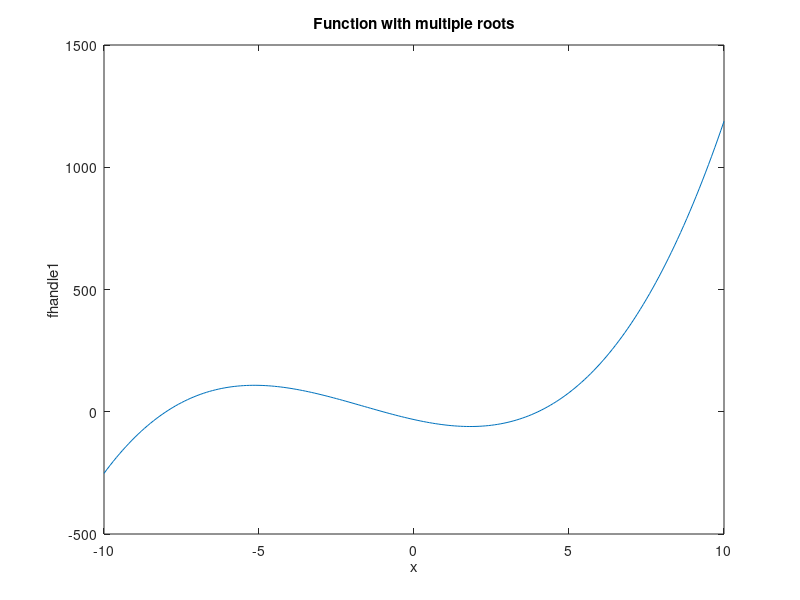

Recreate this plot in MATLAB. (Note: this script raises an error after producing the figure.)
% testfindroot

% Here is a function to find the root of
desiredroots1 = [4, -1, -8]; % the roots of the function, where we
% intend for the positive root at +4 to be found.
polywithroots1 = poly(desiredroots1); % coefficients of a corresponding polynomial

% The function handle is constructed from the coefficients here:
fhandle1 = @(x) polyval(polywithroots1, x); % a function with a handle
% the function above maybe called with fhandle(x), and has the desired
% roots. It also a function handle, meaning it can be sent to another
% function without needing the @f.

x = -10:0.1:10; % take a look at the function
plot(x, fhandle1(x)); 
xlabel('x'); ylabel('fhandle1'); title('Function with multiple roots');

abstol = 1e-5; % a tolerance to test for root finding; make sure this is
% greater than the tolerance used by findroot

% Here is another function that can cause trouble for findroot.
% This has a root at zero, but will not converge
fhandle2 = @(x) x.^(1/3); 

fhandle3 = @(x) [(x(1)-1); x(2).^3+1]; % roots at [1; -1]
%% Test case 1

x0 = 10; % an initial guess at the root
assert( abs(findroot(fhandle1, x0)  - desiredroots1(1)) < abstol, ...
    'Findroot does not satisfy tolerance');

%% Test case 2 "wrong" root

x0 = 0; % CHANGE this to a different number to cause wrong root found
assert( abs(findroot(fhandle1, x0)  - desiredroots1(1)) >= abstol, ...
    'Findroot found an unintended root');
assert( abs(findroot(fhandle1, x0)  - desiredroots1(2)) < abstol, ...
    'Findroot does not satisfy tolerance');

%% Test case 3 No convergence
% ADD a test findroot does not find correct root for fhandle2 

x0 = 2;
desiredroots2 = 0;
[xstar3, cnvrg3] = findroot(fhandle2, x0);
assert( ~cnvrg3||~isreal(xstar3), ...
    'Findroot converged');

%% Test case 4 Vector function
% ADD a test that demonstrates that vector fhandle3 does yield
% correct root

x0 = [2; 2]; %% ADD info here
assert( sqrt(sum(findroot(fhandle3, x0) - [1; -1]).^2)/2 < abstol, ...
    'Vector Findroot does not satisfy tolerance')
